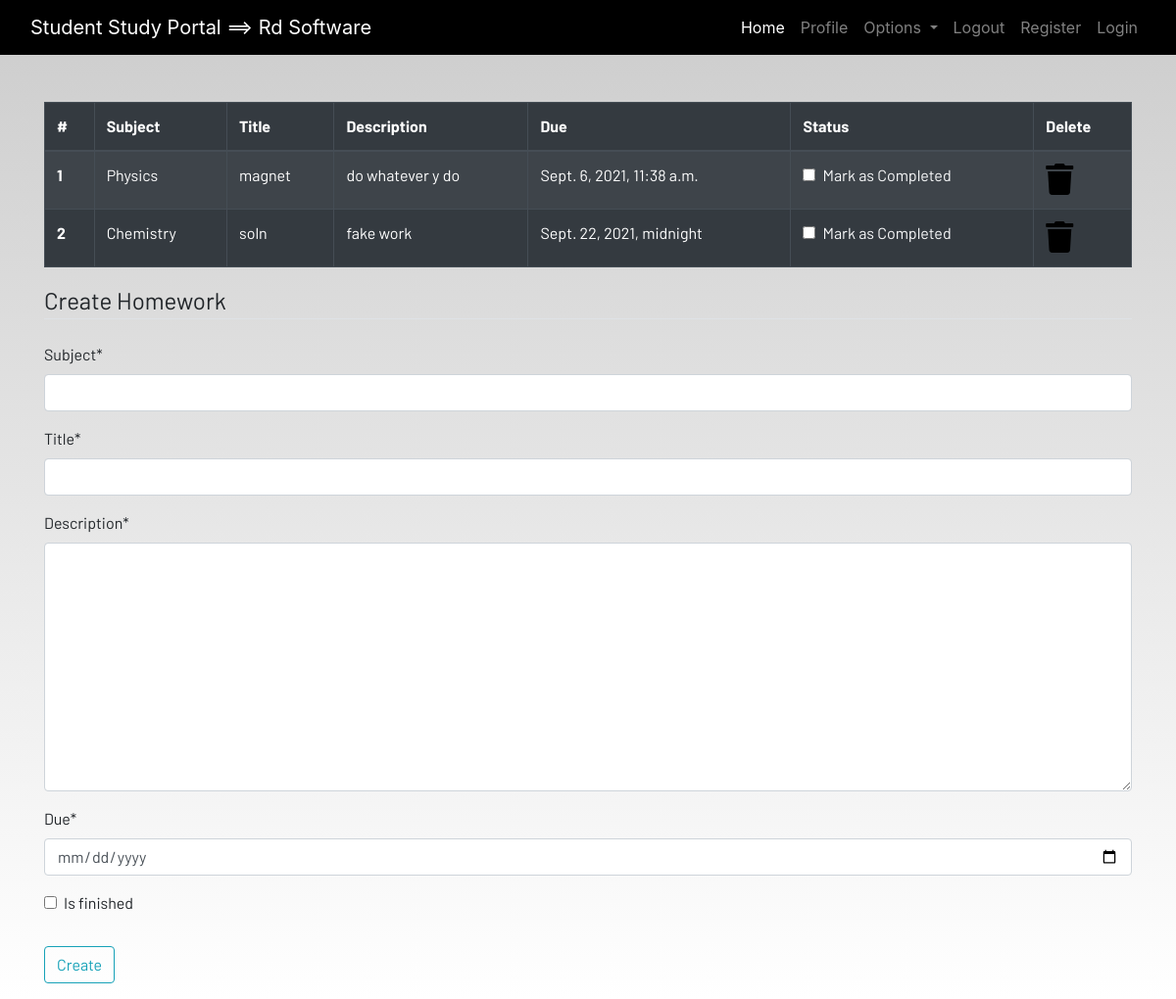
The page /homework (signed in) on the database its author committed.
### dashboard/models.py (models this page shows, shortened)
class Homework(models.Model):
    user = models.ForeignKey(User,on_delete=models.CASCADE)
    subject = models.CharField(max_length=50)
    title = models.CharField(max_length=100)
    description = models.TextField()
    due = models.DateTimeField()
    is_finished = models.BooleanField(default=False)
    class Meta:
        verbose_name = "homework"
        verbose_name_plural = "homework"

### dashboard/views.py (the view)
# urls.py: path('homework',views.homework,name="homework"),
@login_required
def homework(request):
    if request.method == "POST":
        form = HomeworkForm(request.POST)
        if form.is_valid():
            try:
                finished = request.POST['is_finished']
                if finished=='on':
                    finished = True
                else:
                    finished=False
            except :
                finished = False
            homeworks = Homework(
                user = request.user,
                subject = request.POST['subject'],
                title = request.POST['title'],
                description = request.POST['description'],
                due = request.POST['due'],
                is_finished = finished
            )
            homeworks.save()
            messages.success(request,f"Homework added by {request.user.username}")
    else:
        form = HomeworkForm()
    homework = Homework.objects.filter(user=request.user)
    if len(homework)==0:
        homwwork_done = True
    else:
        homwwork_done= False
    context = {
        'homeworks':homework,
        'homeworks_done': homwwork_done,
        'form':form,
        }
    return render(request,'dashboard/homework.html',context)

### dashboard/forms.py
class HomeworkForm(forms.ModelForm):
    class Meta:
        model = Homework
        widgets = {'due': DateInput()}
        fields = ['subject','title','description','due','is_finished']

### dashboard/templates/dashboard/homework.html (shortened to what this page needs)
{% extends 'dashboard/base.html' %}
{% load static %}
{% load crispy_forms_tags %}
{% block content %}
<div class="container">
{% if not homework_done %}
    <table class="table table-striped table-bordered table-hover table-dark">
        <thead>
            <tr>
                <th scope="col">#</th>
                <th scope="col">Subject</th>
                <th scope="col">Title</th>
                <th scope="col">Description</th>
                <th scope="col">Due</th>
                <th scope="col">Status</th>
                <th scope="col">Delete</th>
            </tr>
        </thead>
        <tbody>
         {% for homework in homeworks %}
            <tr>
                <th scope="row">{{forloop.counter}}</th>
                <td>{{homework.subject}}</td>
                <td>{{homework.title}}</td>
                <td>{{homework.description}}</td>
                <td>{{homework.due}}</td>
                <td>
                    <a href="{% url 'update-homework' homework.id %} ">
                        <div class="form-check">
                        {% if homework.is_finished == True %}
                            <input class="form-check-input" type="checkbox" value="" checked >
                        {% else %}
                           <input class="form-check-input" type="checkbox" value=""  >
                        {% endif %}
                            <label class="form-check-label text-light" for="flexCheckDefault">
                                Mark as Completed
                            </label>
                        </div>
                    </a>
                </td>
                <td><a href="{% url 'delete-homework' homework.id %}"><i class="fa fa-trash fa-2x"></i></a></td>
            </tr>
              {% endfor %}
        </tbody>
    </table>
    {% else %}
    <h4>All homeworks are completed!! Create to have more!!</h4>
{% endif %}
</div>
<div class=" container">
    <form method="POST">
        <fieldset class="form-group">
            <legend class="border-bottom mb-4">Create Homework</legend>
        {{form|crispy}}
        </fieldset>
        <div class="form-group">
            <button href="" class="btn btn-outline-info" type="submit">
                Create
            </button>
        </div>
    </form>
</div>
{% endblock content %}

### static/css/main.css (style rules this page uses)
html { scroll-behavior: smooth; height: 100%; width: 100%; }
a { text-decoration: none !important; color: black; }
html, body { max-width: 100%; overflow-x: hidden; height: 100%; width: 100%; }
body { background: linear-gradient(rgba(0, 0, 0, 0.2), rgba(255, 255, 255, 0.5)); overflow-x: hidden; background-repeat: no-repeat; }
.fa { color: black; }

### rows shown on the page
Homework: subject "Physics", title "magnet", description "do whatever y do", due "Sept. 6, 2021, 11:38 a.m."
Homework: subject "Chemistry", title "soln", description "fake work", due "Sept. 22, 2021, midnight"
